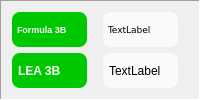
          <widget class="QFrame" name="frame_27">
           <property name="frameShape">
            <enum>QFrame::Panel</enum>
           </property>
           <property name="frameShadow">
            <enum>QFrame::Sunken</enum>
           </property>
           <layout class="QGridLayout" name="gridLayout_28">
            <item row="0" column="0">
             <widget class="QLabel" name="tFomula3B_Label_2">
              <property name="font">
               <font>
                <pointsize>7</pointsize>
                <weight>75</weight>
                <bold>true</bold>
               </font>
              </property>
              <property name="styleSheet">
               <string notr="true">QLabel {background-color: #00c800;
color: #fafafa;
border: 0px solid grey;
border-radius: 8px;
padding: 3px;
margin-right: 10px}</string>
              </property>
              <property name="text">
               <string>Formula 3B</string>
              </property>
             </widget>
            </item>
            <item row="0" column="1">
             <widget class="QLabel" name="Formula3B_Label_2">
              <property name="font">
               <font>
                <family>Verdana</family>
                <pointsize>7</pointsize>
               </font>
              </property>
              <property name="styleSheet">
               <string notr="true">QLabel {background-color: #fafafa}
QLabel {color: #000000}
QLabel {border: 0px solid grey}
QLabel {border-radius: 8px}
QLabel {padding: 3px}
QLabel {margin-right: 10px}</string>
              </property>
              <property name="text">
               <string>TextLabel</string>
              </property>
             </widget>
            </item>
            <item row="1" column="0">
             <widget class="QLabel" name="tLEA3B_label_2">
              <property name="font">
               <font>
                <weight>75</weight>
                <bold>true</bold>
               </font>
              </property>
              <property name="styleSheet">
               <string notr="true">QLabel {background-color: #00c800;
color: #fafafa;
border: 0px solid grey;
border-radius: 8px;
padding: 3px;
margin-right: 10px}</string>
              </property>
              <property name="text">
               <string>LEA 3B</string>
              </property>
             </widget>
            </item>
            <item row="1" column="1">
             <widget class="QLabel" name="LEA3B_label_2">
              <property name="styleSheet">
               <string notr="true">QLabel {background-color: #fafafa}
QLabel {color: #000000}
QLabel {border: 0px solid grey}
QLabel {border-radius: 8px}
QLabel {padding: 3px}
QLabel {margin-right: 10px}</string>
              </property>
              <property name="text">
               <string>TextLabel</string>
              </property>
             </widget>
            </item>
           </layout>
          </widget>
